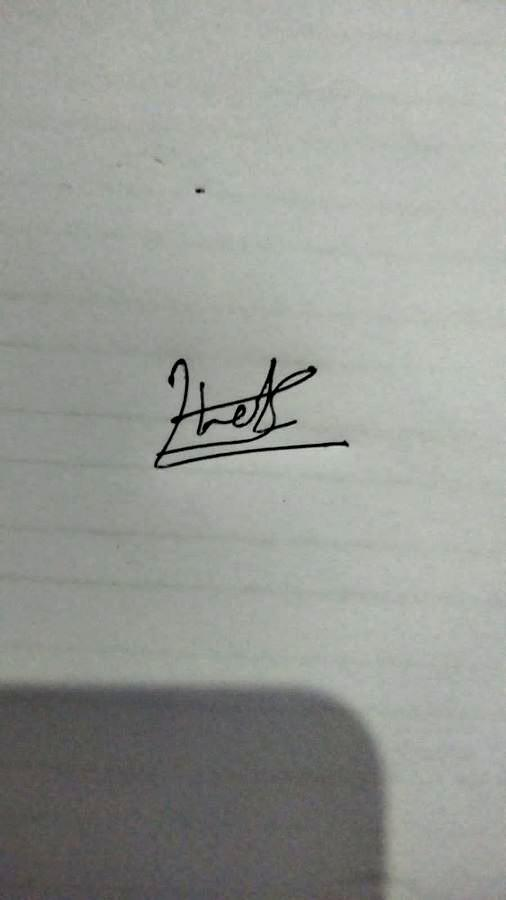
#> input picture samples/enhanced_image.jpg, 506 x 900 px
$ python image_enhancer.py
#> lines starting #> are read from the running program, lines starting #| are printed output that depends on the picture
#> the answer given: ../samples/enhanced_image.jpg
#> the answer given: out.png
from PIL import Image, ImageEnhance
import os


def enhance_image(input_path, output_path):
    # Check if file exists
#> called with input_path = '../samples/enhanced_image.jpg', output_path = 'out.png'
    if not os.path.exists(input_path):
        print("Error: Image file not found.")
        return

    try:
        # Open image
        image = Image.open(input_path)
#> image is the input picture: PIL image 506x900 RGB; mean R, G, B 152, 154.6, 149.5

        print("Original Image")
        print("----------------------------")
        print("File Name :", os.path.basename(input_path))
        print("Size      :", image.size)
#| Size      : (506, 900)
        print("Format    :", image.format)
#| Format    : JPEG
        print()

        # Brightness enhancement
        brightness = ImageEnhance.Brightness(image)
        image = brightness.enhance(1.1)

        # Contrast enhancement
        contrast = ImageEnhance.Contrast(image)
        image = contrast.enhance(1.2)
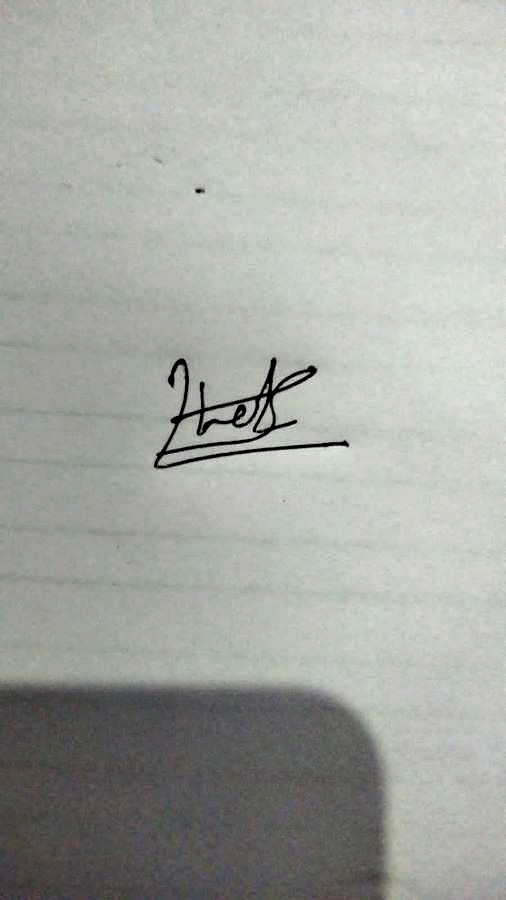
#> image: PIL image 506x900 RGB; mean R, G, B 166.2, 169.7, 162.9

        # Color enhancement
        color = ImageEnhance.Color(image)
        image = color.enhance(1.1)

        # Sharpness enhancement
        sharpness = ImageEnhance.Sharpness(image)
        image = sharpness.enhance(1.5)

        # Save enhanced image
        image.save(output_path)

        print("Image enhanced successfully!")
        print("Output file:", output_path)

    except Exception as e:
        print("Error:", e)


if __name__ == "__main__":

    input_path = input("Enter image path: ")
    output_path = input("Enter output image path: ")

    enhance_image(input_path, output_path)

$ run again, on samples/image.png
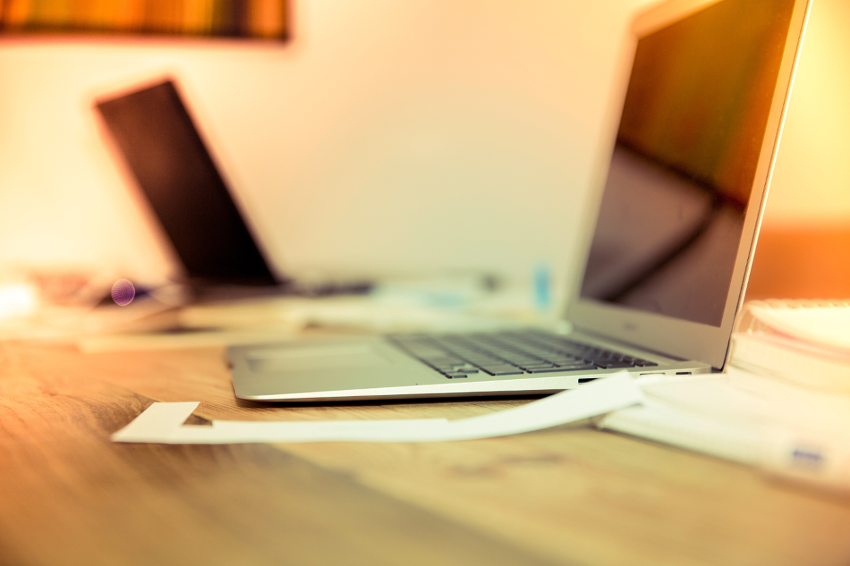
#> input picture samples/image.png, 850 x 566 px
#> in enhance_image, image is the input picture: PIL image 850x566 RGB; mean R, G, B 205.4, 170.3, 118.9
#| Size      : (850, 566)
#| Format    : PNG
#> in enhance_image, `image = brightness.enhance(1.1)`:
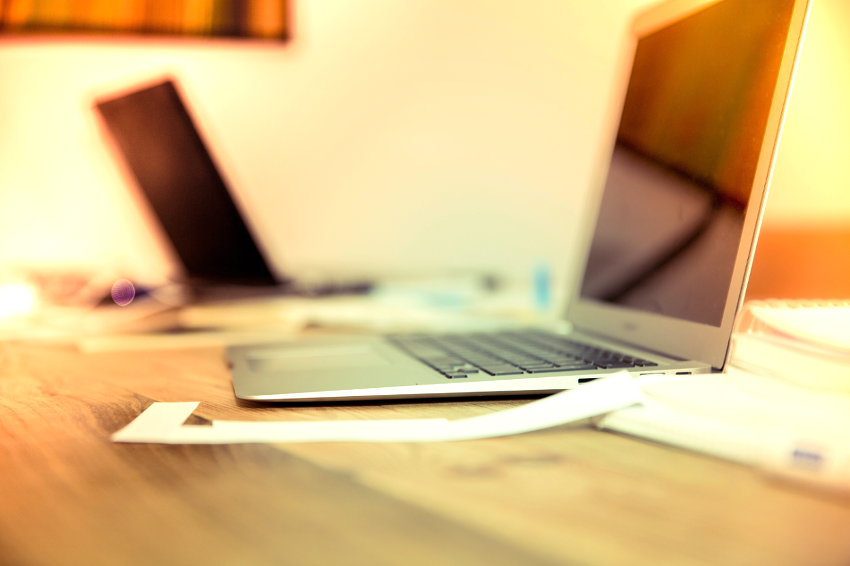
#> image: PIL image 850x566 RGB; mean R, G, B 217.5, 185.8, 130.3
#> in enhance_image, `image = contrast.enhance(1.2)`:
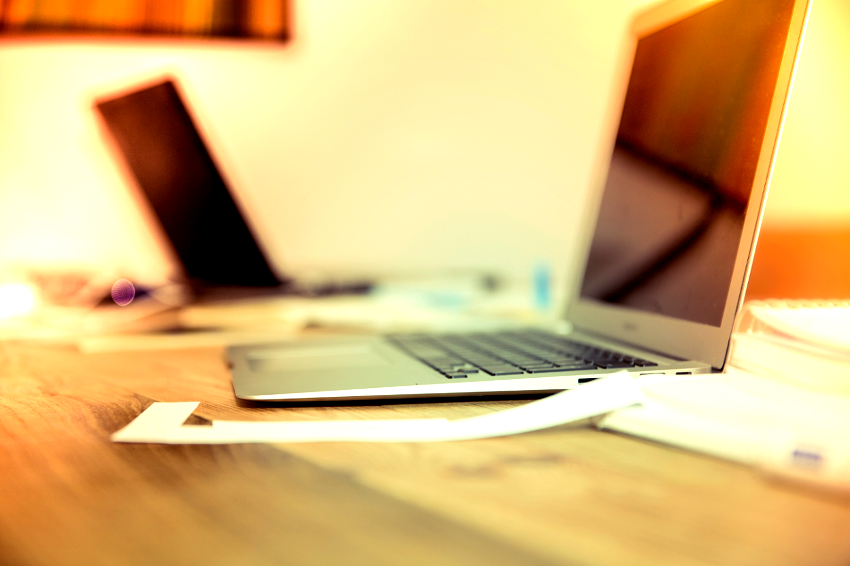
#> image: PIL image 850x566 RGB; mean R, G, B 217.4, 183.4, 121.5
